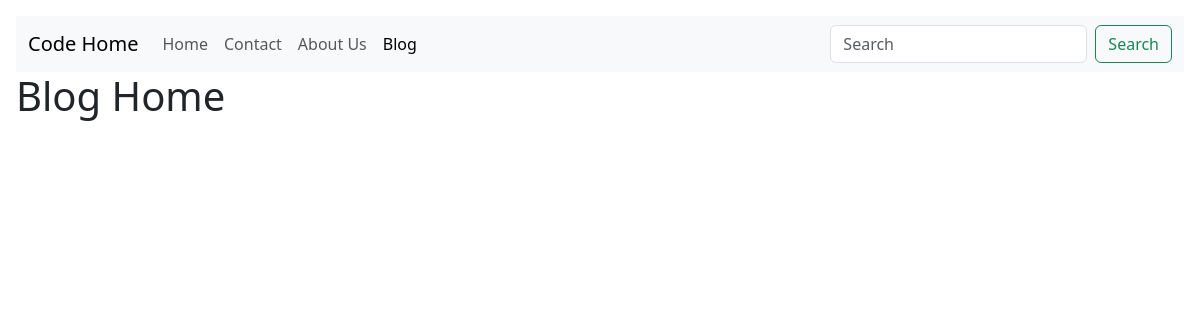
/blog/, run on an earlier commit of the app's database.
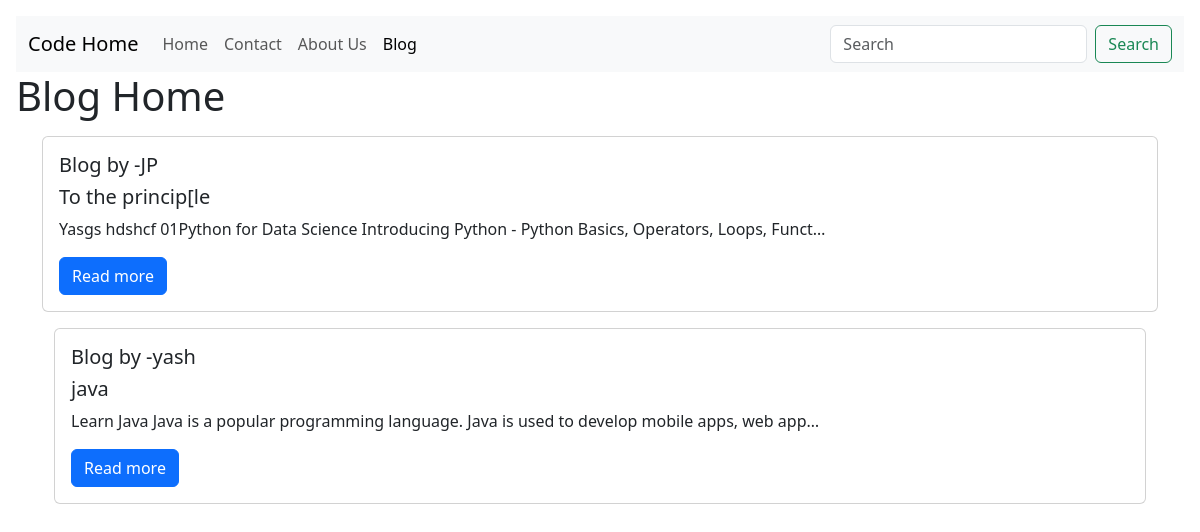
And on a later commit of the database.
### blog/models.py (models this page shows, shortened)
class Post(models.Model):
    sno = models.AutoField(primary_key=True)
    title = models.CharField(max_length=100)
    author = models.CharField(max_length=13)
    slug = models.CharField(max_length=13)
    content = models.TextField()
    timeStamp = models.DateTimeField(auto_now_add=True, blank=True)
    class Meta:
        verbose_name = 'Contact'
        verbose_name_plural = 'Contacts'

### blog/views.py (the view)
# urls.py: path("", views.bloghome, name="bloghome"),
def bloghome(request):
    allpost = Post.objects.all()
    context = {'allpost': allpost}
    return render(request, 'blog/bloghome.html', context)

### templates/blog/bloghome.html (shortened to what this page needs)
{% extends "home/base.html" %}
{% block name %}
Blog Home
{% endblock %}
{% block blogactive %}   active
{% endblock %}
{% block content %}
{% for post in allpost %}
<div class="container my-3">
<div class="card">
  <div class="card-body">
    <h5 class="card-title">Blog by -{{ post.author }}</h5>
    <h5 class="card-title">{{ post.title }}</h5>
    <p class="card-text">{{ post.content | truncatechars:100 }}</p>
    <a href="/blogpost" class="btn btn-primary">Read more</a>
  </div>
</div>
{% endfor %}
{% endblock %}

### templates/home/base.html (shortened to what this page needs)
{% block body %}
<!doctype html>
<html lang="en">
  <head>
    <link href="https://cdn.jsdelivr.net/npm/bootstrap@5.3.3/dist/css/bootstrap.min.css" rel="stylesheet">
    <link href="https://getbootstrap.com/docs/5.3/assets/css/docs.css" rel="stylesheet">
  </head>
  <body class="p-3 m-0 border-0 bd-example m-0 border-0">
    <nav class="navbar navbar-expand-lg bg-body-tertiary">
      <div class="container-fluid">
        <a class="navbar-brand" href="#">Code Home</a>
        <div class="collapse navbar-collapse" id="navbarSupportedContent">
          <ul class="navbar-nav me-auto mb-2 mb-lg-0">
            <li class="nav-item">
              <a class="nav-link {% block homeactive %}
              {% endblock %}" aria-current="page" href="/home">Home</a>
            </li>
            <li class="nav-item">
              <a class="nav-link {% block contactactive %}
              {% endblock %}" href="/contact">Contact</a>
            </li>
            <li class="nav-item">
              <a class="nav-link {% block aboutactive %}
              {% endblock %}"  href="/about">About Us</a>
            </li>
            <li class="nav-item">
                <a class="nav-link {% block blogactive %}
                {% endblock %}"  href="/blog">Blog</a>
              </li>
          </ul>
          <form class="d-flex" role="search">
            <input class="form-control me-2" type="search" placeholder="Search" aria-label="Search" spellcheck="false" data-ms-editor="true">
            <button class="btn btn-outline-success" type="submit">Search</button>
          </form>
        </div>
      </div>
    </nav>
    <h1>
        {% block name %}
        {% endblock %}
    </h1>
     {% block content %}
     {% endblock %}
  </body>
</html>
{% endblock %}

What changed in the data, as far as the page shows it:
added Post: author "JP", title "To the princip[le", content "Yasgs hdshcf 01Python for Data Science Introducing Python - Python Basics, Operators, Loops, Funct…"
added Post: author "yash", title "java", content "Learn Java Java is a popular programming language. Java is used to develop mobile apps, web app…"
